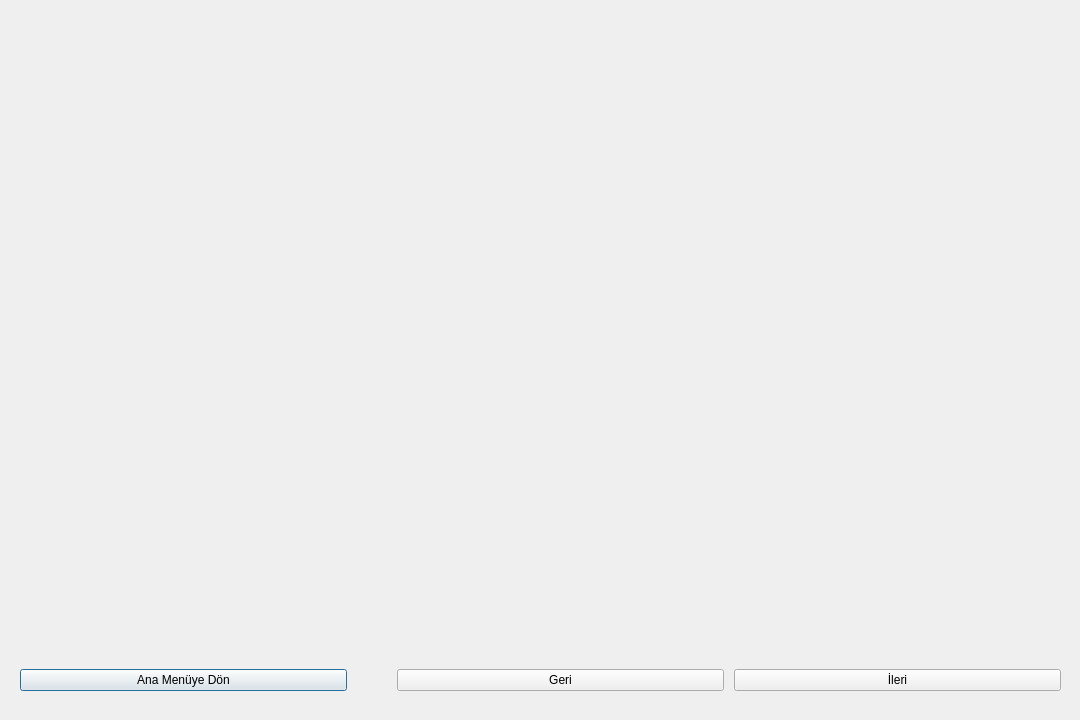
<?xml version="1.0" encoding="UTF-8"?>
<ui version="4.0">
 <class>Dialog</class>
 <widget class="QDialog" name="Dialog">
  <property name="geometry">
   <rect>
    <x>0</x>
    <y>0</y>
    <width>1080</width>
    <height>720</height>
   </rect>
  </property>
  <property name="windowTitle">
   <string>Dialog</string>
  </property>
  <widget class="QStackedWidget" name="stackedWidget">
   <property name="geometry">
    <rect>
     <x>0</x>
     <y>0</y>
     <width>1080</width>
     <height>720</height>
    </rect>
   </property>
   <property name="currentIndex">
    <number>0</number>
   </property>
   <widget class="QWidget" name="firstDialog">
    <widget class="QWidget" name="horizontalLayoutWidget">
     <property name="geometry">
      <rect>
       <x>0</x>
       <y>660</y>
       <width>1081</width>
       <height>61</height>
      </rect>
     </property>
     <layout class="QHBoxLayout" name="horizontalLayout">
      <property name="spacing">
       <number>10</number>
      </property>
      <property name="leftMargin">
       <number>20</number>
      </property>
      <property name="rightMargin">
       <number>20</number>
      </property>
      <property name="bottomMargin">
       <number>20</number>
      </property>
      <item>
       <widget class="QPushButton" name="backToMainScreenButton">
        <property name="text">
         <string>Ana Menüye Dön</string>
        </property>
       </widget>
      </item>
      <item>
       <spacer name="horizontalSpacer">
        <property name="orientation">
         <enum>Qt::Horizontal</enum>
        </property>
        <property name="sizeType">
         <enum>QSizePolicy::Minimum</enum>
        </property>
        <property name="sizeHint" stdset="0">
         <size>
          <width>40</width>
          <height>20</height>
         </size>
        </property>
       </spacer>
      </item>
      <item>
       <widget class="QPushButton" name="backButton">
        <property name="text">
         <string>Geri</string>
        </property>
       </widget>
      </item>
      <item>
       <widget class="QPushButton" name="nextButton">
        <property name="text">
         <string>İleri</string>
        </property>
       </widget>
      </item>
     </layout>
    </widget>
    <widget class="QWidget" name="verticalLayoutWidget">
     <property name="geometry">
      <rect>
       <x>0</x>
       <y>0</y>
       <width>1081</width>
       <height>121</height>
      </rect>
     </property>
     <layout class="QVBoxLayout" name="verticalLayout">
      <item>
       <widget class="QLabel" name="title">
        <property name="text">
         <string/>
        </property>
        <property name="alignment">
         <set>Qt::AlignCenter</set>
        </property>
       </widget>
      </item>
     </layout>
    </widget>
    <widget class="QWidget" name="widget" native="true">
     <property name="geometry">
      <rect>
       <x>0</x>
       <y>120</y>
       <width>1081</width>
       <height>541</height>
      </rect>
     </property>
    </widget>
   </widget>
  </widget>
 </widget>
 <tabstops>
  <tabstop>backToMainScreenButton</tabstop>
  <tabstop>backButton</tabstop>
  <tabstop>nextButton</tabstop>
 </tabstops>
 <resources/>
 <connections/>
</ui>
